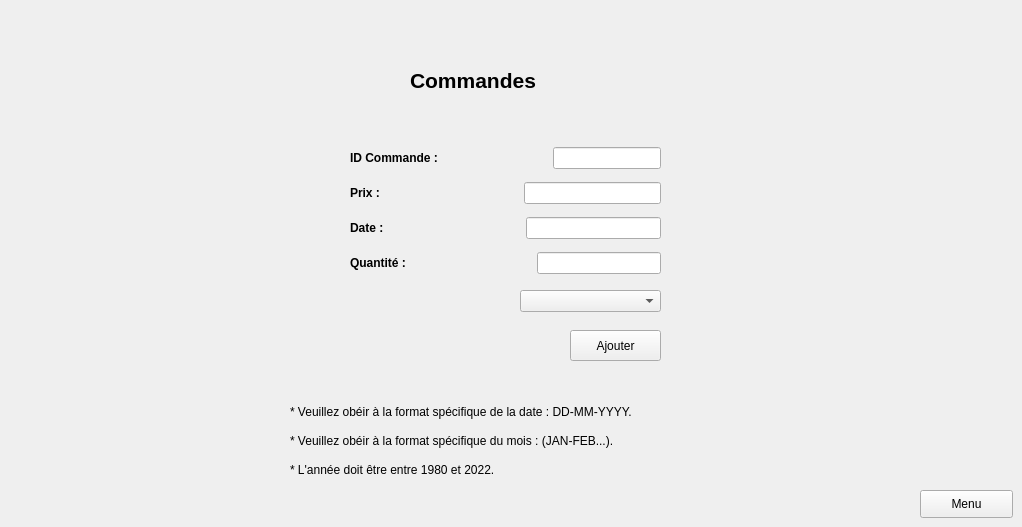
           <widget class="QWidget" name="Ajouter">
            <attribute name="title">
             <string>Ajouter une commande</string>
            </attribute>
            <widget class="QPushButton" name="pb_Ajouter_2">
             <property name="geometry">
              <rect>
               <x>570</x>
               <y>330</y>
               <width>91</width>
               <height>31</height>
              </rect>
             </property>
             <property name="text">
              <string>Ajouter</string>
             </property>
            </widget>
            <widget class="QComboBox" name="comboBox_8">
             <property name="geometry">
              <rect>
               <x>520</x>
               <y>290</y>
               <width>141</width>
               <height>22</height>
              </rect>
             </property>
            </widget>
            <widget class="QWidget" name="layoutWidget_6">
             <property name="geometry">
              <rect>
               <x>290</x>
               <y>400</y>
               <width>391</width>
               <height>81</height>
              </rect>
             </property>
             <layout class="QVBoxLayout" name="verticalLayout_37">
              <item>
               <widget class="QLabel" name="label_95">
                <property name="text">
                 <string>* Veuillez obéir à la format spécifique de la date : DD-MM-YYYY.</string>
                </property>
               </widget>
              </item>
              <item>
               <widget class="QLabel" name="label_96">
                <property name="text">
                 <string>* Veuillez obéir à la format spécifique du mois : (JAN-FEB...).</string>
                </property>
               </widget>
              </item>
              <item>
               <widget class="QLabel" name="label_97">
                <property name="text">
                 <string>* L'année doit être entre 1980 et 2022.</string>
                </property>
               </widget>
              </item>
             </layout>
            </widget>
            <widget class="QLabel" name="label_98">
             <property name="geometry">
              <rect>
               <x>410</x>
               <y>60</y>
               <width>251</width>
               <height>41</height>
              </rect>
             </property>
             <property name="font">
              <font>
               <pointsize>16</pointsize>
               <weight>75</weight>
               <bold>true</bold>
              </font>
             </property>
             <property name="text">
              <string>Commandes</string>
             </property>
            </widget>
            <widget class="QPushButton" name="homeButton_3">
             <property name="geometry">
              <rect>
               <x>920</x>
               <y>490</y>
               <width>93</width>
               <height>28</height>
              </rect>
             </property>
             <property name="text">
              <string>Menu</string>
             </property>
            </widget>
            <widget class="QWidget" name="layoutWidget">
             <property name="geometry">
              <rect>
               <x>350</x>
               <y>140</y>
               <width>311</width>
               <height>141</height>
              </rect>
             </property>
             <layout class="QVBoxLayout" name="verticalLayout_36">
              <item>
               <layout class="QHBoxLayout" name="horizontalLayout_73">
                <item>
                 <widget class="QLabel" name="label_5">
                  <property name="font">
                   <font>
                    <weight>75</weight>
                    <bold>true</bold>
                   </font>
                  </property>
                  <property name="text">
                   <string>ID Commande :</string>
                  </property>
                 </widget>
                </item>
                <item>
                 <spacer name="horizontalSpacer_53">
                  <property name="orientation">
                   <enum>Qt::Horizontal</enum>
                  </property>
                  <property name="sizeHint" stdset="0">
                   <size>
                    <width>40</width>
                    <height>20</height>
                   </size>
                  </property>
                 </spacer>
                </item>
                <item>
                 <widget class="QLineEdit" name="le_id_5"/>
                </item>
               </layout>
              </item>
              <item>
               <layout class="QHBoxLayout" name="horizontalLayout_74">
                <item>
                 <widget class="QLabel" name="label_92">
                  <property name="font">
                   <font>
                    <weight>75</weight>
                    <bold>true</bold>
                   </font>
                  </property>
                  <property name="text">
                   <string>Prix :</string>
                  </property>
                 </widget>
                </item>
                <item>
                 <spacer name="horizontalSpacer_54">
                  <property name="orientation">
                   <enum>Qt::Horizontal</enum>
                  </property>
                  <property name="sizeHint" stdset="0">
                   <size>
                    <width>40</width>
                    <height>20</height>
                   </size>
                  </property>
                 </spacer>
                </item>
                <item>
                 <widget class="QLineEdit" name="le_prix_3"/>
                </item>
               </layout>
              </item>
              <item>
               <layout class="QHBoxLayout" name="horizontalLayout_75">
                <item>
                 <widget class="QLabel" name="label_93">
                  <property name="font">
                   <font>
                    <weight>75</weight>
                    <bold>true</bold>
                   </font>
                  </property>
                  <property name="text">
                   <string>Date :</string>
                  </property>
                 </widget>
                </item>
                <item>
                 <spacer name="horizontalSpacer_55">
                  <property name="orientation">
                   <enum>Qt::Horizontal</enum>
                  </property>
                  <property name="sizeHint" stdset="0">
                   <size>
                    <width>40</width>
                    <height>20</height>
                   </size>
                  </property>
                 </spacer>
                </item>
                <item>
                 <widget class="QLineEdit" name="le_DATE_2">
                  <property name="enabled">
                   <bool>true</bool>
                  </property>
                 </widget>
                </item>
               </layout>
              </item>
              <item>
               <layout class="QHBoxLayout" name="horizontalLayout_76">
                <item>
                 <widget class="QLabel" name="label_94">
                  <property name="font">
                   <font>
                    <weight>75</weight>
                    <bold>true</bold>
                   </font>
                  </property>
                  <property name="text">
                   <string>Quantité :</string>
                  </property>
                 </widget>
                </item>
                <item>
                 <spacer name="horizontalSpacer_56">
                  <property name="orientation">
                   <enum>Qt::Horizontal</enum>
                  </property>
                  <property name="sizeHint" stdset="0">
                   <size>
                    <width>40</width>
                    <height>20</height>
                   </size>
                  </property>
                 </spacer>
                </item>
                <item>
                 <widget class="QLineEdit" name="le_Quantite_2"/>
                </item>
               </layout>
              </item>
             </layout>
            </widget>
           </widget>
